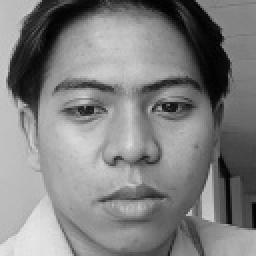
#> input picture flask_ml_api/storage/face_datasets/100/frame_008.jpg, 128 x 128 px (shown 2 times larger)
$ python -i lbp_features.py   (imports and definitions only)
#> lines starting #> are read from the running program, lines starting #| are printed output that depends on the picture
import cv2
import numpy as np
from skimage.feature import local_binary_pattern

FACE_SIZE = (128, 128)
LBP_SCALES = [(8, 1), (16, 2), (24, 3)]
LBP_TOTAL_BINS = sum(P + 2 for P, R in LBP_SCALES)


def apply_clahe(gray_img):
    clahe = cv2.createCLAHE(clipLimit=2.0, tileGridSize=(8, 8))
    return clahe.apply(gray_img)


def preprocess_face(image):
    if len(image.shape) == 3:
        image = cv2.cvtColor(image, cv2.COLOR_BGR2GRAY)

    if image.shape != FACE_SIZE:
        image = cv2.resize(image, FACE_SIZE, interpolation=cv2.INTER_AREA)

    clahe = cv2.createCLAHE(clipLimit=2.0, tileGridSize=(8, 8))
    image = clahe.apply(image)
    return image


def extract_lbp_features(image):
    if len(image.shape) == 3:
        image = cv2.cvtColor(image, cv2.COLOR_BGR2GRAY)

    if image.shape != FACE_SIZE:
        image = cv2.resize(image, FACE_SIZE, interpolation=cv2.INTER_AREA)

    hists = []
    for P, R in LBP_SCALES:
        bins = P + 2
        pola = local_binary_pattern(image, P=P, R=R, method='uniform')
        hist, _ = np.histogram(pola, bins=bins, range=(0, bins), density=False)
        hists.append(hist)

    return np.concatenate(hists).astype(np.float64)


def extract_lbp_from_augmented(lbp_uint8):
    hists = []
    for P, R in LBP_SCALES:
        bins = P + 2
        hist, _ = np.histogram(lbp_uint8, bins=bins, range=(0, 256), density=False)
        hists.append(hist)
    return np.concatenate(hists).astype(np.float64)


def augmentasi_lbp(lbp_uint8):
    hasil = []
    hasil.append(cv2.flip(lbp_uint8, 1))
    hasil.append(cv2.add(lbp_uint8, 30))
    hasil.append(cv2.subtract(lbp_uint8, 30))
    hasil.append(cv2.GaussianBlur(lbp_uint8, (5, 5), 0))
    noise = np.random.normal(0, 10, lbp_uint8.shape).astype(np.int16)
    noisy = np.clip(lbp_uint8.astype(np.int16) + noise, 0, 255).astype(np.uint8)
    hasil.append(noisy)
    M = cv2.getRotationMatrix2D((64, 64), 5, 1.0)
    hasil.append(cv2.warpAffine(lbp_uint8, M, (128, 128)))
    M2 = cv2.getRotationMatrix2D((64, 64), -5, 1.0)
    hasil.append(cv2.warpAffine(lbp_uint8, M2, (128, 128)))
    return hasil

>>> import cv2
>>> picture = cv2.imread('../storage/face_datasets/100/frame_008.jpg')
#> picture is the input picture: shape (128, 128, 3); min 0, max 230, mean 128.4
>>> result = preprocess_face(picture)
#> in preprocess_face, `image = clahe.apply(image)`:
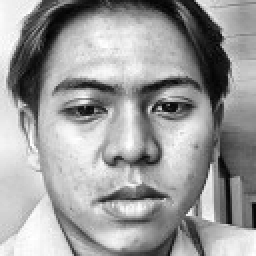
#> image: shape (128, 128) (shown 2 times larger); min 2, max 255, mean 155.6
